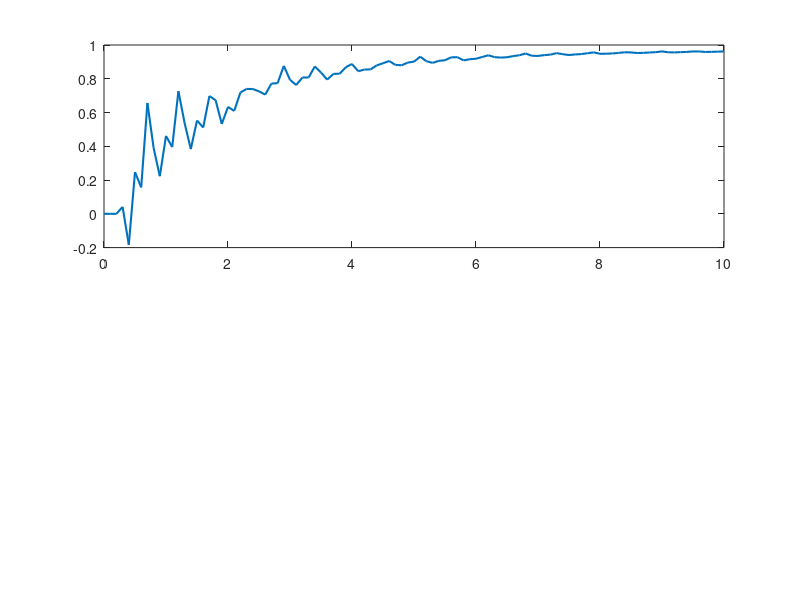

Write the MATLAB code that produced this figure. (Note: this script raises an error after producing the figure.)
load('ident_lab2_v05.mat');
% исходные параметры
a = zad1.a;
b = zad1.b;
w = zad1.w;

% Параметры
Td = 0.1;
t_end = 10;
t = 0:Td:t_end;
N = t_end/Td+1;

% Входной сигнал
u = sin(w*t);

% Создание дискретной передаточной функции
num = [b];
den = [1, a];
Wz = tf(num, den, Td);  % Ts - интервал дискретизации

% Расчет отклика
y = lsim(Wz, u, t);

gammas = [1, 3, 10];

figure;

gi = 2
gamma = gammas(gi);

theta = zeros(2, N);
theta_hat = [0; 0];
phi = zeros(2,1);
for k_i = 2:N
    phi = [-y(k_i-1); u(k_i-1)];
    e0 = y(k_i) - phi.'*theta_hat;
    theta_hat = theta_hat + gamma * (phi * e0)/(1 + gamma*(phi.'*phi));
    theta(:, k_i) = theta_hat;
end

subplot(2,1,1);
plot(t, theta(1,:), 'LineWidth', 1.5); hold on;
yline(a, '--k', 'LineWidth', 1.5); grid on;
yticks([-0.25, 0, 0.5, a]);
ylim([-0.25 1.1])
xlabel("t")
ylabel("\theta(t)")
title(['Оценка a при \gamma = ', num2str(gamma)]);

subplot(2,1,2);
plot(t, theta(2,:), 'LineWidth', 1.5); hold on;
yline(b, '--k', 'LineWidth', 1.5); grid on;
yticks([0 1 2 b])
ylim([-0.1 3])
title(['Оценка b при \gamma = ', num2str(gamma)]);
set(gcf, 'PaperPositionMode','auto');
xlabel("t")
ylabel("\theta(t)")
saveas(gcf, "images/task1_2.png")